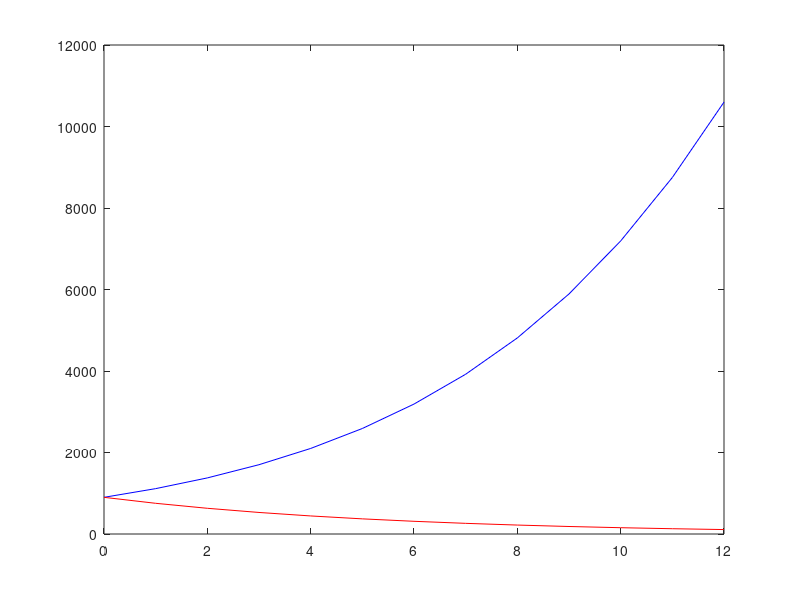

This chart was generated by the following MATLAB code:
###Question1
### a)
##K = 100*10*20
##
### b)
##
##b = 0.2
##P0 = 150
##for i= 1:200
##
##  P(1) = P0
##  t(1) = 0
##  P(i+1) = P(i) + b*(1-(P(i)/K))*P(i)
##  t(i+1) = i
##end
##
##plot(t,P,'b-') # answer is 76
##
##hold on;
##
###c)
### use a different P1 variable here
##b = 0.2
##P0 = 150
##d = 0.01
##for i= 1:200
##
##  P1(1) = P0
##  t(1) = 0
##  P1(i+1) = P1(i) + b*P1(i)*(1- P1(i)/K)- d *P1(i)
##  t(i+1) = i
##end
##
##plot(t,P1,'r-')
### take the answer as 79 months even if the highest carrying capacity isnt reached
#######################################################################
##
##
#a) Calculate the carrying capacity

K = 27*2727
P0 = 900
r = 0.24

for i = 1:12
  P(1) = P0
  P(i+1) = P(i) + r*P(i)*(1-(P(i)/K));
  t(1) = 0
  t(i+1) = i
end

plot ( t, P,'b-')
hold on
h = 0.4
for i = 1:12
  P1(1) = P0
  P1(i+1) = P1(i) + r*P1(i)*(1-(P1(i)/K)) - h* P1(i);
  t(1) = 0
  t(i+1) = i
end

plot ( t, P1,'r-')


